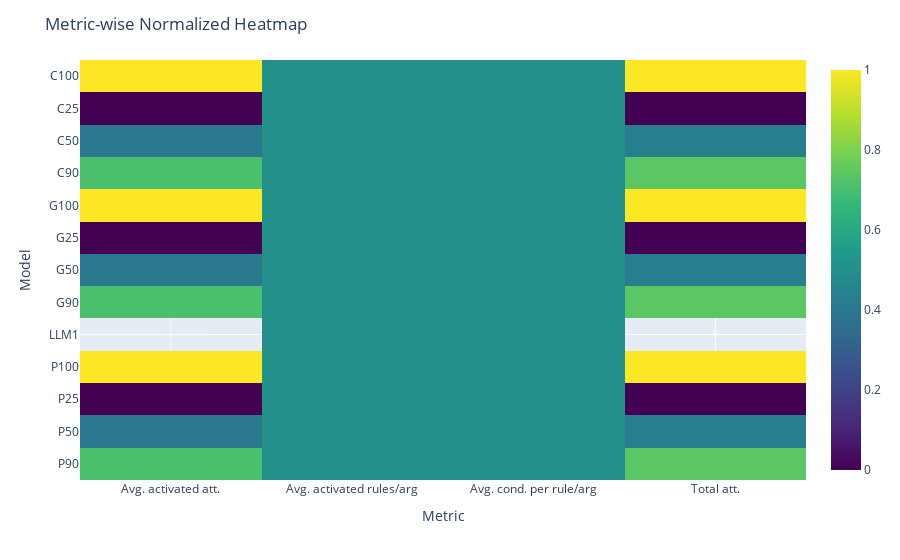

The notebook cell this image was saved under:
### Code cell
# Pivot the original data
heatmap_data = df.pivot(index='Model', columns='Metric', values='Value')

# Normalize each column (metric) individually
normalized = heatmap_data.copy()
for col in normalized.columns:
    col_min = normalized[col].min()
    col_max = normalized[col].max()
    if col_max != col_min:
        normalized[col] = (normalized[col] - col_min) / (col_max - col_min)
    else:
        normalized[col] = 0.5  # Flat values → neutral middle color

# Plot normalized heatmap
fig = px.imshow(normalized, color_continuous_scale='Viridis', aspect='auto')
fig.update_layout(title='Metric-wise Normalized Heatmap')
fig.show()

### Figure 1 — Plotly figure (JSON) as saved in the notebook; plotly's stock layout.template omitted (floating-point values rounded to 4 significant figures)
{"data": [{"coloraxis": "coloraxis", "hovertemplate": "Metric: %{x}<br>Model: %{y}<br>color: %{z}<extra></extra>", "name": "0", "type": "heatmap", "x": ["Avg. activated att.", "Avg. activated rules/arg", "Avg. cond. per rule/arg", "Total att."], "xaxis": "x", "y": ["C100", "C25", "C50", "C90", "G100", "G25", "G50", "G90", "LLM1", "P100", "P25", "P50", "P90"], "yaxis": "y", "z": [[1, 0.5, 0.5, 1], [0, 0.5, 0.5, 0], [0.4051, 0.5, 0.5, 0.4331], [0.7089, 0.5, 0.5, 0.7384], [1, 0.5, 0.5, 1], [0, 0.5, 0.5, 0], [0.4051, 0.5, 0.5, 0.4331], [0.7089, 0.5, 0.5, 0.7384], [null, 0.5, 0.5, null], [1, 0.5, 0.5, 1], [0, 0.5, 0.5, 0], [0.4051, 0.5, 0.5, 0.4331], [0.7089, 0.5, 0.5, 0.7384]]}], "layout": {"coloraxis": {"colorscale": [[0, "#440154"], [0.1111, "#482878"], [0.2222, "#3e4989"], [0.3333, "#31688e"], [0.4444, "#26828e"], [0.5556, "#1f9e89"], [0.6667, "#35b779"], [0.7778, "#6ece58"], [0.8889, "#b5de2b"], [1, "#fde725"]]}, "margin": {"t": 60}, "title": {"text": "Metric-wise Normalized Heatmap"}, "xaxis": {"anchor": "y", "domain": [0, 1], "title": {"text": "Metric"}}, "yaxis": {"anchor": "x", "autorange": "reversed", "domain": [0, 1], "title": {"text": "Model"}}}}
